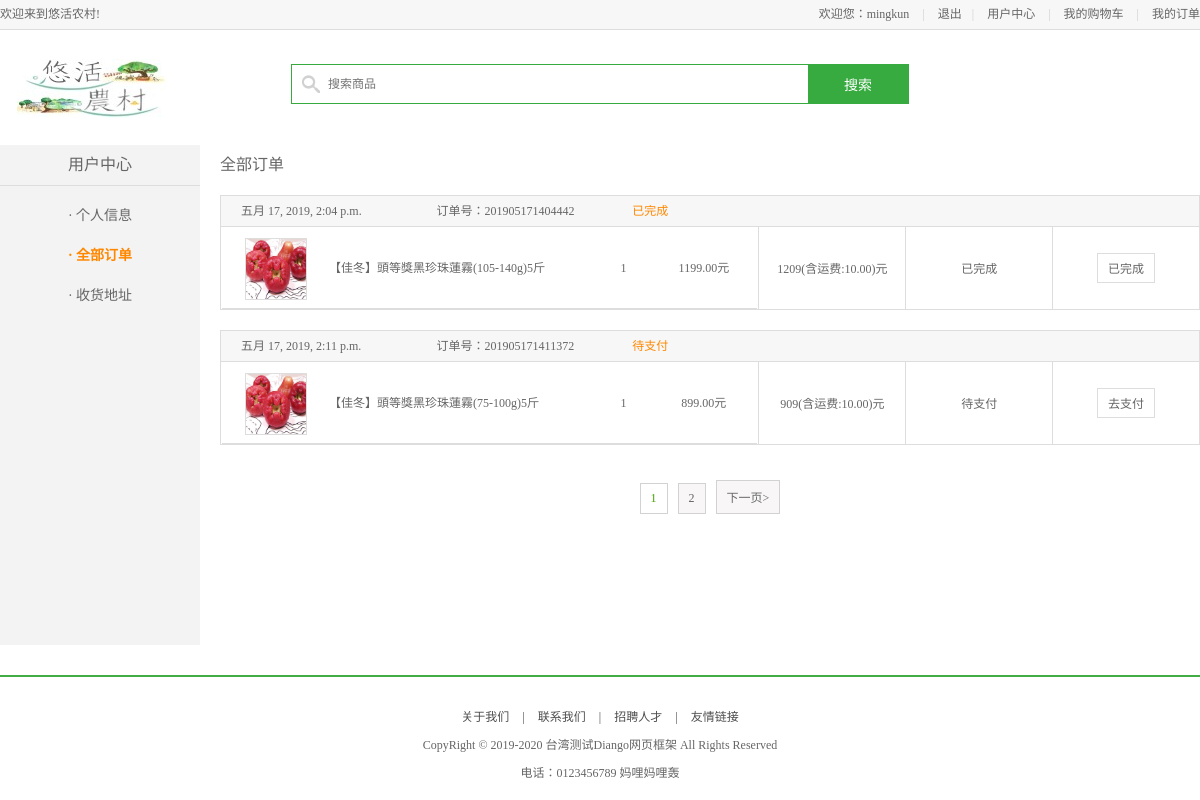
The app's page /user/order/1 (signed in) with its own data.
### apps/user/models.py (models this page shows)
class User(AbstractUser, BaseModel):
    class Meta:
        db_table = 'df_user'
        verbose_name = '用户'
        verbose_name_plural = verbose_name

### apps/order/models.py (models this page shows)
class OrderInfo(BaseModel):
    PAY_METHODS = {
        '1': "货到付款",
        '2': "微信支付",
        '3': "支付宝",
        '4': '银联支付'
    }
    PAY_METHODS_ENUM = {
        "CASH": 1,
        "ALIPAY": 2
    }
    ORDER_STATUS = {
        1: '待支付',
        2: '待发货',
        3: '待收货',
        4: '待评价',
        5: '已完成'
    }
    PAY_METHOD_CHOICES = (
        (1, '货到付款'),
        (2, '微信支付'),
        (3, '支付宝'),
        (4, '银联支付')
    )
    ORDER_STATUS_CHOICES = (
        (1, '待支付'),
        (2, '待发货'),
        (3, '待收货'),
        (4, '待评价'),
        (5, '已完成')
    )
    order_id = models.CharField(max_length=128, primary_key=True, verbose_name='订单id')
    user = models.ForeignKey('user.User', on_delete=models.CASCADE, verbose_name='用户')
    addr = models.ForeignKey('user.Address', on_delete=models.CASCADE, verbose_name='地址')
    pay_method = models.SmallIntegerField(choices=PAY_METHOD_CHOICES, default=3, verbose_name='支付方式')
    total_count = models.IntegerField(default=1, verbose_name='商品数量')
    total_price = models.DecimalField(max_digits=10, decimal_places=2, verbose_name='总金额')
    transit_price = models.DecimalField(max_digits=10, decimal_places=2, verbose_name='运费')
    order_status = models.SmallIntegerField(choices=ORDER_STATUS_CHOICES, default=1, verbose_name='订单状态')
    trade_no = models.CharField(max_length=128, default='', verbose_name='支付编号')
    class Meta:
        db_table = 'df_order_info'
        verbose_name = '订单'
        verbose_name_plural = verbose_name

class OrderGoods(BaseModel):
    order = models.ForeignKey('OrderInfo', on_delete=models.CASCADE, verbose_name='订单')
    sku = models.ForeignKey('goods.GoodsSKU', on_delete=models.CASCADE, verbose_name='商品SKU')
    count = models.IntegerField(default=1, verbose_name='商品数目')
    price = models.DecimalField(max_digits=10, decimal_places=2, verbose_name='价格')  # 总价格
    comment = models.CharField(max_length=256, default='', verbose_name='评论')
    class Meta:
        db_table = 'df_order_goods'
        verbose_name = '订单商品'
        verbose_name_plural = verbose_name

### apps/goods/models.py (models this page shows, shortened)
class GoodsSKU(BaseModel):
    status_choices = (
        (0, '下线'),
        (1, '上线')
    )
    type = models.ForeignKey('GoodsType', on_delete=models.CASCADE, verbose_name='商品种类')
    goods = models.ForeignKey('Goods', on_delete=models.CASCADE, verbose_name='商品SPU')
    name = models.CharField(max_length=50, verbose_name='商品名称')
    desc = models.CharField(max_length=256, verbose_name='商品简介')
    price = models.DecimalField(max_digits=10, decimal_places=2, verbose_name='价格')
    unite = models.CharField(max_length=20, verbose_name='商品单位')
    image = models.ImageField(upload_to='goods', verbose_name='商品图片')
    stock = models.IntegerField(default=1, verbose_name='商品库存')
    sales = models.IntegerField(default=0, verbose_name='商品销量')
    status = models.SmallIntegerField(default=1, choices=status_choices, verbose_name='状态')
    class Meta:
        db_table = 'df_goods_sku'
        verbose_name = '商品'
        verbose_name_plural = verbose_name

### apps/user/views.py (the view)
# urls.py: url(r'^order/(?P<page>\d+)$', UserOrderView.as_view(), name='order'),  # 用户中心-订单页
class UserOrderView(LoginRequireMixin, View):
    def get(self, request, page):
        user = request.user
        orders = OrderInfo.objects.filter(user=user)
        for order in orders:
            order_skus = OrderGoods.objects.filter(order_id=order.order_id)
            for order_sku in order_skus:
                amount = order_sku.count * order_sku.price
                order_sku.amount = amount
            order.status_name = OrderInfo.ORDER_STATUS[order.order_status]
            order.order_skus = order_skus
        paginator = Paginator(orders, 2)
        try:
            page = int(page)
        except Exception as e:
            page = 1
        if page > paginator.num_pages or page <= 0:
            page = 1
        order_page = paginator.page(page)
        num_pages = paginator.num_pages
        if num_pages < 5:
            pages = range(1, num_pages)
        elif page <= 3:
            pages = range(1, 6)
        elif num_pages - page <= 2:
            pages = range(num_pages - 4, num_pages + 1)
        else:
            pages = range(page - 2, page + 3)
        context = {'order_page': order_page,
                   'pages': pages,
                   'page': 'order'
                   }
        return render(request, 'df_user/user_center_order.html', context)

### templates/df_user/user_center_order.html (shortened to what this page needs)
{% extends 'base_user_center.html' %}
{% load staticfiles %}
{% block right_content %}
    <div class="right_content clearfix">
        <h3 class="common_title2">全部订单</h3>
        {% for order in order_page %}
        <ul class="order_list_th w978 clearfix">
            <li class="col01">{{ order.create_time }}</li>
            <li class="col02">订单号：{{ order.order_id }}</li>
            <li class="col02 stress">{{ order.status_name }}</li>
        </ul>
        <table class="order_list_table w980">
            <tbody>
                <tr>
                    <td width="55%">
                        {% for order_sku in order.order_skus %}
                        <ul class="order_goods_list clearfix">
                            <li class="col01"><img src="{{ order_sku.sku.image.url }}"></li>
                            <li class="col02">{{ order_sku.sku.name }}</li>
                            <li class="col03">{{ order_sku.count }}</li>
                            <li class="col04">{{ order_sku.amount }}元</li>
                        </ul>
                        {% endfor %}
                    </td>
                    <td width="15%">{{ order.total_price |add:order.transit_price }}(含运费:{{ order.transit_price }})元</td>
                    <td width="15%">{{ order.status_name }}</td>
                    <td width="15%"><a href="javascript:;" order_id="{{ order.order_id }}" status="{{ order.order_status }}" class="oper_btn">去付款</a></td>
                </tr>
            </tbody>
        </table>
        {% endfor %}
        <div class="pagenation">
            {% for pindex in pages %}
                {% if pindex == order_page.number %}
                    <a href="{% url 'user:order' pindex %}" class="active">{{ pindex }}</a>
                {% else %}
                    <a href="{% url 'user:order' pindex %}">{{ pindex }}</a>
                {% endif %}
            {% endfor %}
            {% if order_page.has_next %}
                <a href="{% url 'user:order' order_page.next_page_number %}">下一页></a>
            {% endif %}
        </div>
    </div>
{% endblock right_content %}

### templates/base.html (shortened to what this page needs)
<!DOCTYPE html PUBLIC "-//W3C//DTD XHTML 1.0 Transitional//EN"
        "http://www.w3.org/TR/xhtml1/DTD/xhtml1-transitional.dtd">
<html xmlns="http://www.w3.org/1999/xhtml" xml:lang="en">
{% load staticfiles %}
<head>
	<link rel="stylesheet" type="text/css" href="{% static 'css/reset.css' %}">
	<link rel="stylesheet" type="text/css" href="{% static 'css/main.css' %}">
</head>
<body>
{% block header_con %}
	<div class="header_con">
		<div class="header">
			<div class="welcome fl">欢迎来到悠活农村!</div>
			<div class="fr">
                {% if user.is_authenticated %}
				<div class="login_btn fl">
					欢迎您：<em>{{ user.username }}</em>
                    <span>|</span>
					<a href="{% url 'user:logout' %}">退出</a>
				</div>
                {% else %}
				<div class="login_btn fl">
					<a href="{% url 'user:login' %}">登录</a>
					<span>|</span>
					<a href="{% url 'user:register' %}">注册</a>
				</div>
                {% endif %}
				<div class="user_link fl">
					<span>|</span>
					<a href="{% url 'user:user' %}">用户中心</a>
					<span>|</span>
					<a href="{% url 'cart:show' %}">我的购物车</a>
					<span>|</span>
					<a href="{% url 'user:order' 1 %}">我的订单</a>
				</div>
			</div>
		</div>
	</div>
{% endblock header_con %}
{% block search_bar %}
	<div class="search_bar clearfix">
		<a href="{% url 'goods:index' %}" class="logo fl"><img src="{% static 'images/logo_15059.jpg' %}"></a>
		<div class="search_con fl">
            <form action="/search" method="get">
                <input type="text" class="input_text fl" name="q" placeholder="搜索商品">
			    <input type="submit" class="input_btn fr" name="" value="搜索">
            </form>
		</div>
	</div>
{% endblock search_bar %}
{% block body %}{% endblock body %}
<div class="footer">
    <div class="foot_link">
        <a href="#">关于我们</a>
        <span>|</span>
        <a href="#">联系我们</a>
        <span>|</span>
        <a href="#">招聘人才</a>
        <span>|</span>
        <a href="#">友情链接</a>
    </div>
    <p>CopyRight © 2019-2020 台湾测试Diango网页框架 All Rights Reserved</p>
    <p>电话：0123456789    妈哩妈哩轰</p>
</div>
</body>
</html>

### static/css/main.css (style rules this page uses)
body { font-family:'Microsoft Yahei';font-size:12px;color:#666; }
html,body { height:100% }
.header_con { background-color:#f7f7f7; height:29px; border-bottom:1px solid #dddddd }
.header { width:1200px; height:29px; margin:0 auto; }
.welcome,.login_info,.login_btn,.user_link { line-height:29px; }
.login_btn a,.user_link a { color:#666; }
.login_btn span,.user_link span { color:#cecece; margin:0 10px; }
.search_bar { width:1200px;height:115px;margin:0 auto; }
.logo { width:150px;height:59px;margin:29px 0 0 17px; }
.search_con { width:616px;height:38px;border:1px solid #37ab40;margin:34px 0 0 124px;background:url(../images/icons.png) 10px -338px no-repeat; }
.search_con .input_text { width:470px;height:34px;border:0px;margin:2px 0 0 36px;outline:none;font-size:12px;color:#737272;font-family:'Microsoft Yahei' }
.search_con .input_btn { width:100px;height:38px;background-color:#37ab40;border:0px;font-size:14px;color:#fff;font-family:'Microsoft Yahei';outline:none;cursor:pointer; }
.footer { border-top:2px solid #42ad46; margin:30px 0; }
.foot_link { text-align:center;margin-top:30px; }
.foot_link a,.foot_link span { color:#4e4e4e; }
.foot_link span { padding:0 10px }
.footer p { text-align:center; margin-top:10px; }
.pagenation { height:32px;text-align:center;font-size:0;margin:30px auto; }
.pagenation a { display:inline-block;border:1px solid #d2d2d2;background-color:#f8f6f7;font-size:12px;padding:7px 10px;color:#666;margin:5px }
.pagenation .active { background-color:#fff;color:#43a200 }
.order_list_th { width:1198px;border:1px solid #ddd;background-color:#f7f7f7;margin:20px auto 0; }
.order_list_th li { float:left;height:30px;line-height:30px }
.order_list_th .col01 { width:20%;margin-left:20px }
.order_list_th .col02 { width:20% }
.order_list_table { width:1200px; border-collapse:collapse; border-spacing:0px; border:1px solid #ddd; margin:-1px auto 0; }
.order_list_table td { border:1px solid #ddd; text-align:center; }
.order_goods_list { border-bottom:1px solid #ddd;margin-bottom:-2px; }
.order_goods_list li { float:left; height:80px;line-height:80px; }
.order_goods_list .col01 { width:20% }
.order_goods_list .col01 img { width:60px;height:60px;border:1px solid #ddd;margin:10px auto; }
.order_goods_list .col02 { width:50%;text-align:left; }
.order_goods_list .col03 { width:10% }
.order_goods_list .col04 { width:20% }
.oper_btn { display:inline-block;border:1px solid #ddd;color:#666;padding:5px 10px }
.right_content { width:980px; float:right; min-height:500px; }
.w980 { width:980px; }
.w978 { width:978px; }
.common_title2 { height:20px;line-height:20px;font-size:16px;margin:10px 0; }
.stress { color:#ff8800; }

### records on screen
User: username "mingkun"
OrderInfo: create_time "五月 17, 2019, 2:04 p.m.", order_id "201905171404442", status_name "已完成", total_price|add "1209", transit_price "10.00"
OrderGoods: sku.image (picture), sku.name "【佳冬】頭等獎黑珍珠蓮霧(105-140g)5斤", count "1", amount "1199.00"
OrderInfo: create_time "五月 17, 2019, 2:11 p.m.", order_id "201905171411372", status_name "待支付", total_price|add "909", transit_price "10.00"
OrderGoods: sku.image (picture), sku.name "【佳冬】頭等獎黑珍珠蓮霧(75-100g)5斤", count "1", amount "899.00"

### other values on screen
{{ pindex }} "1"
{{ pindex }} "2"
